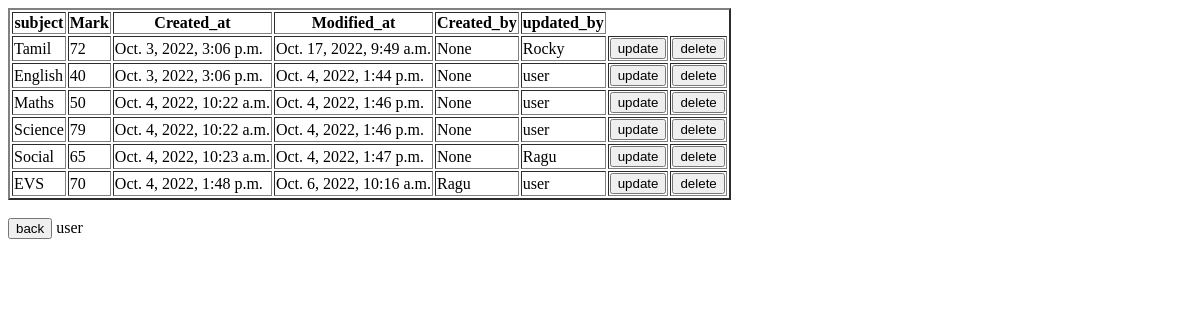
The app's page /student/list/show_mark/2 (signed in), older data.
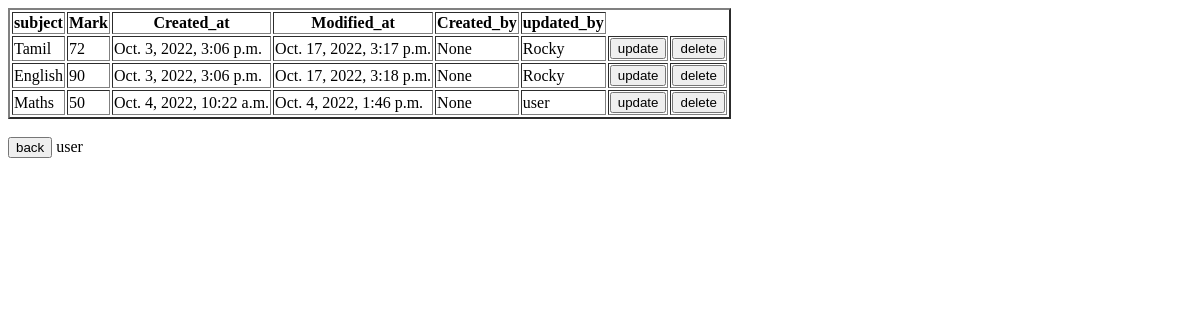
The same page, newer data.
### details/models.py (models this page shows, shortened)
class Mark(models.Model):
    student_num = models.ForeignKey(Student, null = True, on_delete = models.CASCADE)
    subject = models.CharField(max_length = 20)
    mark = models.IntegerField(null = True)
    Created_at = models.DateTimeField(auto_now_add=True)
    Modified_at = models.DateTimeField(auto_now=True)
    updated_by = models.CharField(max_length=20, null = True)
    created_by = models.CharField(max_length=20, null = True)

### details/views.py (the view)
# urls.py: path('list/show_mark/<int:id>',views.show_mark, name = 'show_mark' ),
@login_required()
def show_mark(request,id):
    mar = Mark.objects.filter(student_num_id = id).values()
    return render(request, 'show_mark.html',{'mar':mar})

### details/templates/show_mark.html (shortened to what this page needs)
<table border = '2'>
<tr>
<th>subject</th>
<th>Mark</th>
<th>Created_at</th>
<th>Modified_at</th>
<th>Created_by</th>
<th>updated_by</th>
</tr>
{% for m in mar %}
<tr>
<td>{{m.subject}}</td>
<td>{{m.mark}}</td>
<td>{{m.Created_at}}</td>
<td>{{m.Modified_at}}</td>
<td>{{m.created_by}}</td>
<td>{{m.updated_by}}</td>
<td><a href = '/student/update_mark/{{m.id}}'><button>update</button></a></td>
<td><a href = '/student/delete_mark/{{m.id}}'><button>delete</button></a></td>
</tr>
{% endfor %}
</table>
<a href = "{% url 'details' %}"><button>back</button></a>
{% if user.is_authenticated %}
    {{user.username}}
{% endif %}

Row changes from the older to the newer data that the page shows:
removed Mark: subject "Science", mark "79", Created_at "Oct. 4, 2022, 10:22 a.m.", Modified_at "Oct. 4, 2022, 1:46 p.m.", created_by "None", updated_by "user"
removed Mark: subject "Social", mark "65", Created_at "Oct. 4, 2022, 10:23 a.m.", Modified_at "Oct. 4, 2022, 1:47 p.m.", created_by "None", updated_by "Ragu"
removed Mark: subject "EVS", mark "70", Created_at "Oct. 4, 2022, 1:48 p.m.", Modified_at "Oct. 6, 2022, 10:16 a.m.", created_by "Ragu", updated_by "user"
changed Mark "Tamil": Modified_at "Oct. 17, 2022, 9:49 a.m." → "Oct. 17, 2022, 3:17 p.m."
changed Mark "English": mark "40" → "90"; Modified_at "Oct. 4, 2022, 1:44 p.m." → "Oct. 17, 2022, 3:18 p.m."; updated_by "user" → "Rocky"
